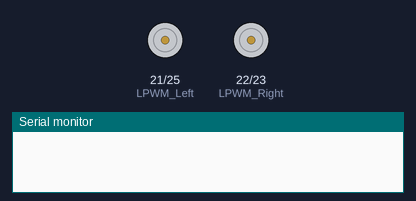
Bench run of a sketch on a simulated ESP32. Shown: motor-driver pin pairs drawn as motors (green arrow = first pin HIGH = forward, orange = second pin HIGH = backward, longer = more drive), the last lines printed to the serial monitor.

Above: at 0.0 s.
At 4.7 s:
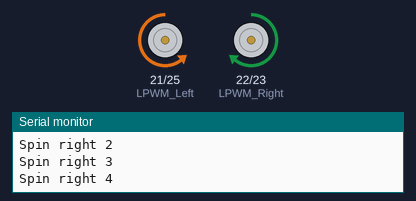
At 9.8 s:
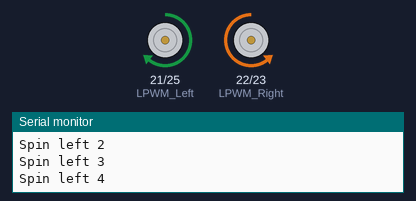
Timing chart, 0 to 11.5 s (numbered marks = the images above):
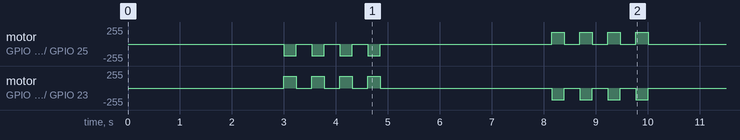

The sketch:

v04_spin_90_check_both.ino
```cpp
// v04 - Check 90 degree spin turns as SEPARATE moves (right and left)
// Changed from v03:
//  - SPIN_TIME split into SPIN_RIGHT_TIME and SPIN_LEFT_TIME = 238 ms (950 / 4)
//  - New spinLeft() function (mirror of spinRight)
//  - Test does 4 separate right spins, waits 3 s, then 4 separate left spins
// Expected: after the 4 rights the robot faces the start direction again,
//           and after the 4 lefts it faces the start direction again.

const int RPWM_Right = 23;
const int LPWM_Right = 22;
const int RPWM_Left  = 25;
const int LPWM_Left  = 21;

const int PWMFreq = 1000;
const int PWMResolution = 8;

// Straight driving (your tuned values)
const int RIGHT_SPEED = 186;
const int LEFT_SPEED  = 180;

// One grid cell (30 cm) - confirmed in v02
const int CELL_TIME  = 300;
const int PAUSE_TIME = 300;  // short stop between moves

// Spin turns - v03: one continuous 950 ms spin = 360 degrees
const int SPIN_SPEED      = 180;
const int SPIN_RIGHT_TIME = 238;  // testing: 90 degrees right
const int SPIN_LEFT_TIME  = 238;  // testing: 90 degrees left

void rotateMotor(int rightSpeed, int leftSpeed) {
  ledcWrite(RPWM_Right, max(rightSpeed, 0));
  ledcWrite(LPWM_Right, max(-rightSpeed, 0));

  ledcWrite(RPWM_Left, max(leftSpeed, 0));
  ledcWrite(LPWM_Left, max(-leftSpeed, 0));
}

void stopMotors() {
  rotateMotor(0, 0);
}

void goForwardOneCell() {
  rotateMotor(RIGHT_SPEED, LEFT_SPEED);
  delay(CELL_TIME);
  stopMotors();
  delay(PAUSE_TIME);
}

void spinRight() {
  // Right side backward, left side forward
  rotateMotor(-SPIN_SPEED, SPIN_SPEED);
  delay(SPIN_RIGHT_TIME);
  stopMotors();
  delay(PAUSE_TIME);
}

void spinLeft() {
  // Right side forward, left side backward
  rotateMotor(SPIN_SPEED, -SPIN_SPEED);
  delay(SPIN_LEFT_TIME);
  stopMotors();
  delay(PAUSE_TIME);
}

void setup() {
  Serial.begin(115200);

  ledcAttach(RPWM_Right, PWMFreq, PWMResolution);
  ledcAttach(LPWM_Right, PWMFreq, PWMResolution);
  ledcAttach(RPWM_Left, PWMFreq, PWMResolution);
  ledcAttach(LPWM_Left, PWMFreq, PWMResolution);

  delay(3000);  // time to step back

  for (int i = 1; i <= 4; i++) {
    Serial.print("Spin right ");
    Serial.println(i);
    spinRight();
  }

  Serial.println("Check: facing start direction? Waiting 3 s...");
  delay(3000);

  for (int i = 1; i <= 4; i++) {
    Serial.print("Spin left ");
    Serial.println(i);
    spinLeft();
  }

  Serial.println("Done");
}

void loop() {}
```
